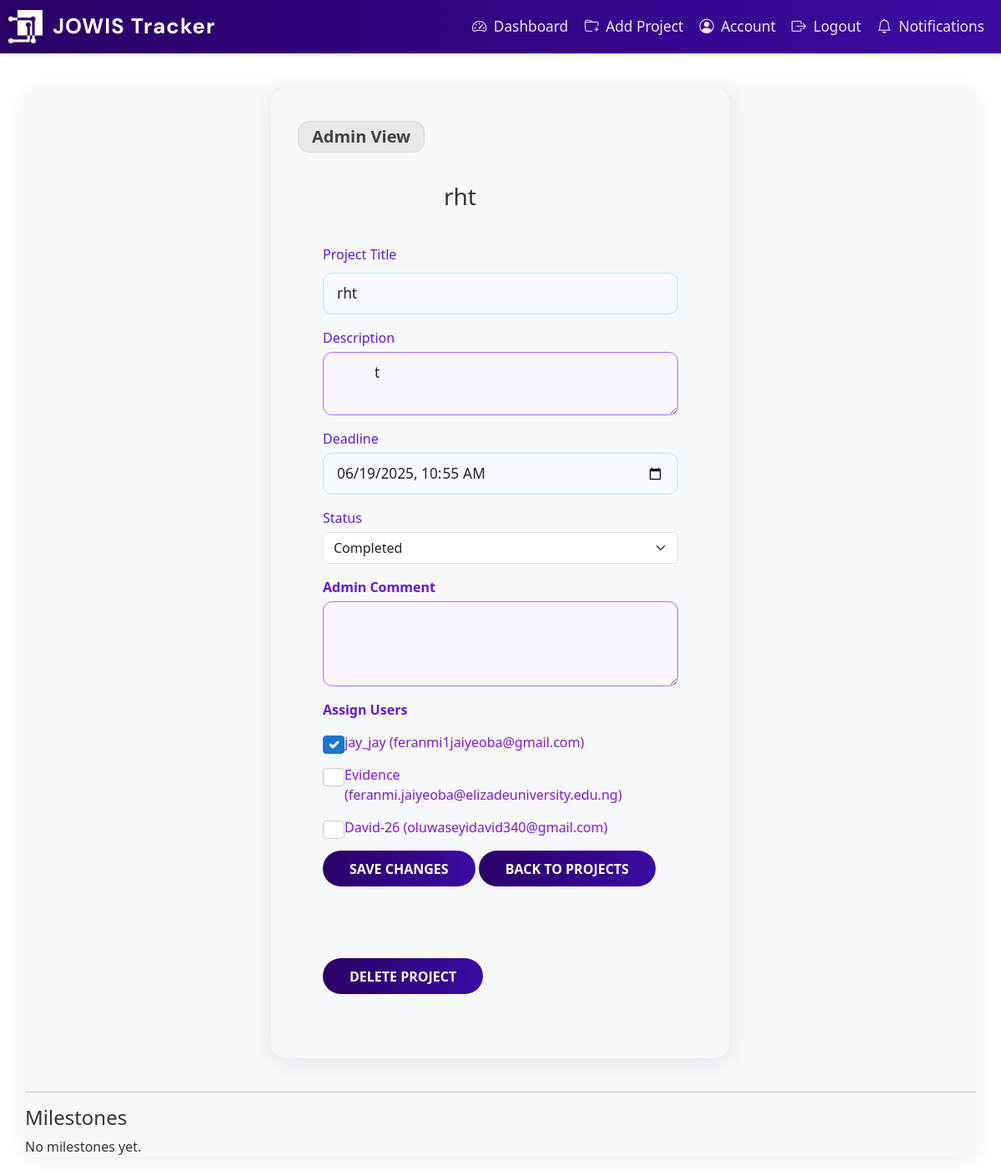
The page /admin/projects/8 (signed in) on the database as committed earlier.
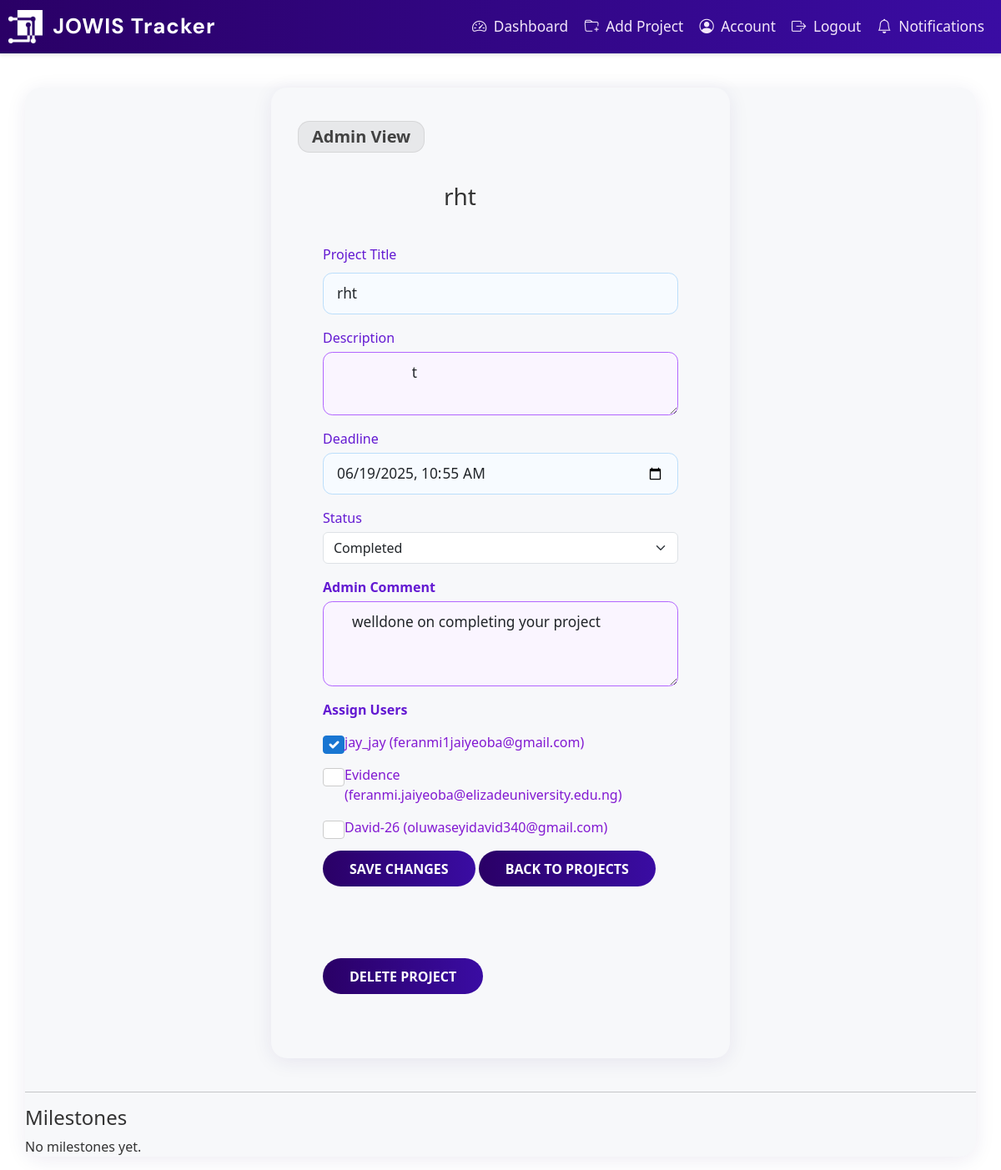
The same page on the database as committed later.
### app/dbmodels.py (models this page shows, shortened)
class Project(db.Model):
    id = db.Column(db.Integer, primary_key=True)
    title = db.Column(db.String(150), nullable=False)
    description = db.Column(db.Text, nullable=False)
    tasks = db.relationship("Task", backref="project", cascade="all, delete-orphan", passive_deletes=True)
    milestones = db.relationship("Milestone", backref="project", cascade="all, delete-orphan", passive_deletes=True)
    deadline = db.Column(db.DateTime, nullable=False, default = datetime.now(timezone.utc)) # default to current time in UTC
    status = db.Column(db.String(20), nullable=False, default="Pending")
    comment = db.Column(db.Text, nullable=True)
    users = db.relationship(
        'User',
        secondary=project_users,
        back_populates='projects'
    )

### app/routes.py (the view, shortened to what this page needs)
@main.route('/admin/projects/<int:project_id>', methods=['GET', 'POST'])
@login_required
def admin_project_detail(project_id):
    if current_user.role != "admin":
        abort(403)
    project = Project.query.get_or_404(project_id)
    employees = User.query.filter_by(role='employee').all()
    assigned_user_ids = [u.id for u in project.users]
    return render_template('admin_project_detail.html', project=project,  employees=employees, assigned_user_ids=assigned_user_ids)

### app/__init__.py (called while the page is built)
def create_app():
    app= Flask(__name__)
    app.config.from_object("config.Config") # load app config from config.py
    db.init_app(app)
    migrate.init_app(app, db)
    login_manager.init_app(app)
    mail.init_app(app)
    scheduler.init_app(app)
    scheduler.start()
    from . import jobs  # <-- Import jobs to register them
    from .admin import init_admin
    init_admin(app)
    login_manager.login_view = "main.login"
    login_manager.login_message_category ="info"
    from .dbmodels import User
    @login_manager.user_loader
    def load_user(user_id):
        return User.query.get(int(user_id))
    from .routes import main
    app.register_blueprint(main)
    return app

### app/templates/admin_project_detail.html (shortened to what this page needs)
{% extends "base.html" %} {% block content %}
<div class="signup-container">
  <div class="d-flex align-items-center mb-3">
    <span class="badge bg-secondary py-2 px-3 fs-5">Admin View</span>
  </div>
  <h3 style="position: relative;top: 20px;left: 175px;">{{ project.title }}</h3>
  <form method="POST">
    <div class="mb-3">
      <label class="form-label">Project Title</label>
      <input
        type="text"
        name="title"
        class="form-control"
        value="{{ project.title }}"
        required
        />
      </div>
      <div class="mb-3">
        <label class="form-label">Description</label>
        <textarea name="description" class="form-control" required>
          {{ project.description }}</textarea
          >
        </div>
        <div class="mb-3">
          <label class="form-label">Deadline</label>
          <input
          type="datetime-local"
          name="deadline"
          class="form-control"
          value="{{ project.deadline.strftime('%Y-%m-%dT%H:%M') if project.deadline else '' }}"
          required
          />
        </div>
    <div class="mb-3">
  <label for="status" class="form-label">Status</label>
  <select class="form-select" id="status" name="status" required>
    <option value="Completed" {% if project.status == 'Completed' %}selected{% endif %}>Completed</option>
  </select>
</div>
<div class="mb-3">
  <label for="comment" class="form-label"
  ><strong>Admin Comment</strong></label
  >
  <textarea name="comment" id="comment" class="form-control" rows="3">
    {{ project.comment or '' }}</textarea
    >
  </div>
  <div class="mb-3">
    <label class="form-label"><strong>Assign Users</strong></label>
    <div>
      {% for employee in employees %}
        <div class="form-check">
          <input
          class="form-check-input"
          type="checkbox"
          name="assigned_users"
          id="user{{ employee.id }}"
          value="{{ employee.id }}"
          {%
            if
            employee.id
            in
            assigned_user_ids
            %}checked{%
              endif
            %}
            />
          <label class="form-check-label" for="user{{ employee.id }}">
            {{ employee.username }} ({{ employee.email }})
          </label>
        </div>
        {% endfor %}
      </div>
    </div>
    <button type="submit" class="btn btn-primary">Save Changes</button>
    <a href="{{ url_for('main.admin_projects') }}" class="btn btn-secondary"
    >Back to Projects</a
    >
  </form>
  <form
  action="{{ url_for('main.delete_project', project_id=project.id) }}"
  method="POST"
  >
  <button
  type="submit"
  class="btn btn-danger mt-3"
  onclick="return confirm('Delete this project?');"
  >
  Delete Project
</button>
</form>
</div>
  <hr />
  <h4>Milestones</h4>
  {% if project.milestones %}
  <ul class="list-group">
    {% for milestone in project.milestones %}
    <li
      class="list-group-item d-flex justify-content-between align-items-center"
    >
      <div>
        <strong>{{ milestone.name }}</strong>
        <br />
        <small class="text-muted"
          >Deadline: {{ milestone.deadline.strftime('%Y-%m-%d %H:%M') if
          milestone.deadline else 'No deadline set' }}</small
        >
        <span>
          {% if milestone.status == 'Completed' %}
          <span class="badge bg-success">Completed</span>
          {% elif milestone.status == 'Pending' %}
          <span class="badge bg-danger">Pending</span>
          {% elif milestone.status == 'In Progress' %}
          <span class="badge bg-warning text-dark">In Progress</span>
          {% else %}
        <span class="badge bg-secondary">Unknown</span>
        {% endif %}
      </span>
    </div>
    </li>
    {% endfor %}
  </ul>
  {% else %}
  <p>No milestones yet.</p>
  {% endif %}
</div>
{% endblock %}

Rows that differ between the two databases and show on the page:
changed Project "rht": comment (not shown) → "welldone on completing your project"
